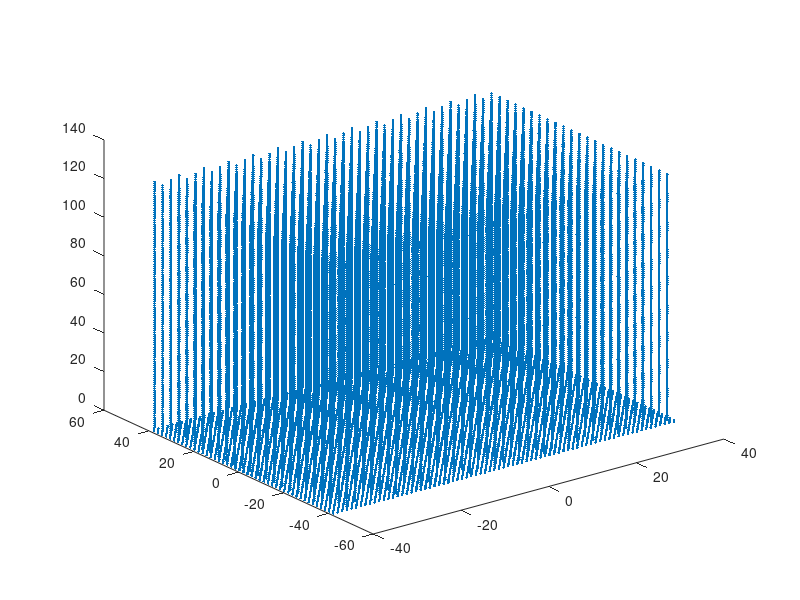

This chart was generated by the following MATLAB code:

%
% make a read file for LAMMPS

clear;
tic
%numbers

Nmon1=2 %36;
Nmon2=128-Nmon1 %35;
Nmon3=0;


q=1;

Lz=290;

Nbrush = 1; %% TWO BRUSHES OR 1 ???

solventtype=0; %% no solvent (0), monomeric (1) or dimeric solvent (2)

if ((solventtype ~=1) && (solventtype ~= 0) && (solventtype ~= 2)) 
    solventtype
    fprintf('Choose value 0 (none), 1 (monomeric) or 2 (dimeric) for solventtype!\n'); 
    return;
end   

%%% gut: "factor" ist quadrat einer natuerlichen zahl oder
%%% eines bruchs natürlicher zahlen
factor=1; %4   %16/9; %25/9; %4; %% increase initial density by this factor

%Nmontot=Nmon1+Nmon2*2+Nmon3*4;
Nmontot=Nmon1+Nmon2*q%+Nmon3*4
%return

%return
%sigma=0.075 %0.0;5 %grafting density
sigma_final=0.100 %0.025 %2
sigma=sigma_final/factor

if ((Nbrush ~=1) && (Nbrush ~= 2)) 
    Nbrush
    fprintf('Choose value 1 or 2 for Nbrush!\n'); 
    return;
end   

if (Nmon1==0)
    fprintf('At least one monomer of stem polymer needed! (Nmon1 ~= 0 necessary)\n'); 
    return;
end    

if (((Nmon1 == 0) && (Nmon2 ~= 0)) | ((Nmon1 == 0) && (Nmon3 ~= 0)) | ((Nmon2 == 0) && (Nmon3 ~= 0)))
    fprintf('Lower generations of branching should exist before generating higher generations!\n'); 
    return;
end

rho=0.85;
Lz_final=12.0; %100.00  %12.0%17.5;

Lz_final1= 12.0
Lz_final2= 14.25
Lz_final3= 17.5

%Lx_final=63;
%Ly_final=43.6476;

%Lx_init=70;
%Ly_init=50;


%% number of rows with atoms in respective dimension
%xrows=50; %120
%yrows=10; %24

%xrows=180;
%yrows=40;
%xrows=152*3/4;
%yrows=32*3/4;

%xrows=102;
%yrows=36;

%xrows=118;
%yrows=27;

%xrows=152*3/4-10;
%yrows=32*3/4+5;
xrows=(152*3/4-14)*1.5
yrows=(32*3/4+6)*1.5

%return
 %xrows=30;
 %yrows=10;
nnn=xrows*yrows; %% number of lattice atoms

%% array to save coordinates of l21;attice 
b = struct('x',zeros(nnn,1),'y',zeros(nnn,1),'z',zeros(nnn,1));

%% increment of lattice 
dx=0.52500000;
dy=0.9093250000;
%dy=0.9093;

%% starting from zero
xstart=0;
ystart=0;
zstart=0;

%% calculating coordinates for lattice atoms
index=1;
for i=1:xrows
    for j=1:yrows
        b.x(index)=xstart+(i-1)*dx;
        b.y(index)=ystart+(j-1)*2*dy+mod(i+1,2)*dy;
        b.z(index)=zstart;
        index=index+1;
    end
end

%% make it symmetrical around zero in x and y
b.x(:)=b.x(:)-xrows*dx/2;
b.y(:)=b.y(:)-yrows*dy;

%% determine lattice size in x and y
xmin=min(b.x);
xmax=max(b.x);

ymin=min(b.y);
ymax=max(b.y);

%% calculate box size (adding increment so, that it can be used in period boundary conditions)
% xbox=xmax-xmin+dx
% ybox=ymax-ymin+dy
% nnn

Lx=xmax-xmin+dx
Ly=ymax-ymin+dy
Nc = floor(sigma*Lx*Ly*factor)+1

 Nc = Nc -1 + 0
%Nc = floor(sigma*Lx_final*Ly_final*factor)+1
%Nc=2
graftingpoints = zeros(2*Nc,2);
graftingcoords = zeros(2*Nc,2);


gen=0
if (Nmon2==0)
    gen=1;
elseif ((Nmon2 ~= 0) && (Nmon3 == 0))
    gen=2;
elseif (Nmon3 ~= 0)
    gen=3;
end;

filename = strcat('Ab_', num2str(Nmon1+Nmon2), '_', num2str(sigma))
count1=0;
count2=0;
Nangles = 0;
Ndih = 0;
Nimp = 0;





%%%% THIS CALCULATES THE AMOUNT OF SOLVENT PARTICLES FOR A DENSITY OF 0.8

if (solventtype == 2)
    N_solv=floor((rho*Lx*Ly*(Lz_final+2*2^(1/6))-Nmontot*Nc*Nbrush)/2)+1;
elseif (solventtype == 1)   
    N_solv=floor((rho*Lx*Ly*(Lz_final+2*2^(1/6))-Nmontot*Nc*Nbrush)/2)+1;
    %N_solv=2*N_solv;
elseif (solventtype == 0)       
    N_solv=0
end
    
if (Nbrush==1)
    N_solv=0
end


if (Nbrush==1)
    Tatoms = 8;
elseif (Nbrush==2)
    Tatoms = 17;
    if (N_solv == 0)
        Tatoms = Tatoms-1 ;
    end;
    %if (gen == 1)
    %    Tatoms = Tatoms-2 ;
end;

Tbonds = 1;
Tangles = 0;
Tdih = 0;
Timp = 0;


Lx=Lx*sqrt(factor);
Ly=Ly*sqrt(factor);


ztot=zeros(Nbrush*Nmontot*Nc,3);%zeros(Nmon1+2*Nmon2,3);
type=zeros(90000,1);

for NB=1:Nbrush;
    
    ugrid=zeros(floor(Ly+1),floor(Lx+1));
    lgrid=zeros(floor(Ly+1),floor(Lx+1));
    size(lgrid)
    Ngrid=floor(Ly+1)*floor(Lx+1);
    sc=2^(1/6);
    mz=min(b.z)+sc;
    z=zeros(Nmontot,3);%zeros(Nmon1+2*Nmon2,3);
    kk1=0;kk2=0;
    v=z;
    nn=zeros(90000,3); %%% information on jumping over boundary conditions
    %lower brush coordinates
    
    
    Lx
    Ly
    area=Lx*Ly
    ratio=Lx/Ly
    sqrtNc=sqrt(Nc)
    xgrid=round(sqrtNc*ratio)+4 %-3 %floor(sqrtNc*ratio)
    ygrid=round(sqrtNc/ratio)-3 %+5 %floor(sqrtNc/ratio)
    Nc
    myNc = xgrid*ygrid
    xinc=Lx/xgrid;
    yinc=Ly/ygrid;
    %xgridfloor((myNc-Nc)/2)
    %return
    gridcounter=0
    

        for nchains=1:Nc %Nc
            ready = false;
            count=0;
            while ~ready
                count=count+1;
                if (count > 10000)
                    fprintf('Cannot fit polymers on grid. Choose a smaller Nc.\n');
                    return;
                end
                nchains
                
                jj = (nchains-1)+1-gridcounter*xgrid
                ii = gridcounter+1
                if (nchains == xgrid*(gridcounter+1))
                    gridcounter = gridcounter+1;
                end    
                ready=1;
                %return

            end  
            
            
            kk1=kk1+1;
            z((kk1-1)*Nmontot+1:Nmon1+(kk1-1)*Nmontot,2)=(ii-1)*yinc-Ly/2+1+yinc/4+mod(jj,2)*yinc/2; %; %y coord of polymer
            z((kk1-1)*Nmontot+1:Nmon1+(kk1-1)*Nmontot,1)=(jj-1)*xinc-Lx/2+1+xinc/4; %+mod(ii,2)*xinc/2; %x coord of polymer
            z((kk1-1)*Nmontot+1:Nmon1+(kk1-1)*Nmontot,3)=mz-1+[1:Nmon1];  % z coord of polymer
            
            graftingpoints(kk1,2) = ii;
            graftingpoints(kk1,1) = jj;
            
            if (Nmon2 > 0) % erste Ordnung Verzweigung
                
                        for yy=1:q
                            yy;
                            z((kk1-1)*Nmontot+Nmon1+1+(yy-1)*Nmon2:(kk1-1)*Nmontot+Nmon1+yy*Nmon2,1)=(jj-1)*xinc-Lx/2+1+xinc/4; %+mod(ii,2)*xinc/2; %+ 0.9*cos((yy-1)/q*2*pi);  %jj-Lx/2+0.9*cos((yy-1)/q*2*pi);                
                            z((kk1-1)*Nmontot+Nmon1+1+(yy-1)*Nmon2:(kk1-1)*Nmontot+Nmon1+yy*Nmon2,2)=(ii-1)*yinc-Ly/2+1+yinc/4+mod(jj,2)*yinc/2; %+0.9*sin((yy-1)/q*2*pi);  %ii-Ly/2+0.9*sin((yy-1)/q*2*pi);%+rl;
                            z((kk1-1)*Nmontot+Nmon1+1+(yy-1)*Nmon2:(kk1-1)*Nmontot+Nmon1+yy*Nmon2,3)=mz+Nmon1-1+[1:Nmon2]; %mz+Nmon1-1.5+[1:Nmon2];

                        end
                        

            end
            
            
         
%type(1:Nmontot*Nc*NB)=1;            
% head
type(Nmontot*Nc*(NB-1)+(kk1-1)*Nmontot+1,1)=1 + mod(NB+1,2)*6;             
      
% upper bulk   
%type(Nmontot*Nc*(NB-1)+(kk1-1)*Nmontot+Nmon1+1:Nmontot*Nc*(NB-1)+(kk1-1)*Nmontot+Nmon1+q*Nmon2,1)= 4+mod(NB+1,2)*6; 
type(Nmontot*Nc*(NB-1)+(kk1-1)*Nmontot+Nmon1+1:Nmontot*Nc*(NB-1)+(kk1-1)*Nmontot+Nmon1+q*Nmon2,1)= 2+mod(NB+1,2)*6;

% lower bulk
%type(Nmontot*Nc*(NB-1)+(kk1-1)*Nmontot+2:Nmontot*Nc*(NB-1)+(kk1-1)*Nmontot+Nmon1,1)=2 + mod(NB+1,2)*6;
type(Nmontot*Nc*(NB-1)+(kk1-1)*Nmontot+2:Nmontot*Nc*(NB-1)+(kk1-1)*Nmontot+Nmon1,1)=2 + mod(NB+1,2)*6;

% middle monomer
type(Nmontot*Nc*(NB-1)+(kk1-1)*Nmontot+Nmon1,1)=2 + mod(NB+1,2)*6; 


% end
%type(Nmontot*Nc*(NB-1)+kk1*Nmontot,1)=5 + mod(NB+1,2)*6;            
type(Nmontot*Nc*(NB-1)+(kk1-1)*Nmontot+Nmon1+Nmon2:Nmon2:Nmontot*Nc*(NB-1)+(kk1-1)*Nmontot+Nmon1+Nmon2*q,1)=3 + mod(NB+1,2)*6; 

        
            %z((kk1-1)*Nmontot+1:kk1*Nmontot,1)=z((kk1-1)*Nmontot+1:kk1*Nmontot,1)-1;
            %z((kk1-1)*Nmontot+1:kk1*Nmontot,2)=z((kk1-1)*Nmontot+1:kk1*Nmontot,2)-1;
            z((kk1-1)*Nmontot+1:kk1*Nmontot,1)=z((kk1-1)*Nmontot+1:kk1*Nmontot,1)-1;
            z((kk1-1)*Nmontot+1:kk1*Nmontot,2)=z((kk1-1)*Nmontot+1:kk1*Nmontot,2)-1;
            
            graftingcoords(kk1,1) = z((kk1-1)*Nmontot+1,2);
            graftingcoords(kk1,2) = z((kk1-1)*Nmontot+1,1);

               %type((kk1)*Nmontot-1,1)=4; 
            
        end
        %return
        ztot(Nmontot*Nc*(NB-1)+1:NB*Nmontot*Nc,1:2)=z(1:Nmontot*Nc,1:2);
        ztot(Nmontot*Nc*(NB-1)+1:NB*Nmontot*Nc,3)=z(1:Nmontot*Nc,3)*(-1)^(mod(NB+1,2))+ mod(Nbrush+1,2)*Lz/2*(-1)^(mod(NB,2));
        
end 
%%% GENERATE SOLVENT MOLECULES

y=zeros(2,3);
xjump=0;
yjump=0;
zjump=0;
nlayers=0;
for i=1:N_solv
        y((i-1)*2+1:i*2,1) = -Lx/2 + [1:2] + xjump +0.2;
        y((i-1)*2+1:i*2,2) = -Ly/2 + yjump+0.2;
        y((i-1)*2+1:i*2,3) = zjump;
        xjump=xjump+3;
        if (xjump > Lx-1)
            yjump=yjump+2;
            xjump=0;
        end
        if (yjump > Ly-1)
            yjump=0;
            nlayers=nlayers+1;
            zjump=zjump + 3*nlayers*(-1)^(nlayers+1);
        end
%         if (zjump == 6)
%             yjump=0
%             zjump=zjump-9;
%         end        
end;


Lx=Lx/sqrt(factor);  %%% back to original size
Ly=Ly/sqrt(factor);  %%% back to original size


typeA=Nbrush*Nc*(Nmontot);
typeS = 2*N_solv;

type(typeA+1:typeA+typeS)=17;  % type of solvent

%typeA=(kk1+kk2)*(Nmontot);    % # of monomers in the brush (includes grafted heads)
typeA1=Nbrush*(Nmontot-1)*Nc;
typeB1=Nbrush;
%typeS = 2*N_solv;


%x=zeros(size(z,1)+typeS+number1/2,3);
x=zeros(size(ztot,1)+typeS+nnn*Nbrush,3);


%number3=size(z,1)+number1/2+typeS; %size(z,1)+number1+typeS;
number3=size(ztot,1)+nnn*Nbrush+typeS;

xcorrection=floor(Lx*sqrt(factor)+1)/Lx%floor(Lx*sqrt(factor)+1)/sqrt(factor)/Lx
ycorrection=floor(Ly*sqrt(factor)+1)/Ly%floor(Ly*sqrt(factor)+1)/sqrt(factor)/Ly

xcorrection=1.0
ycorrection=1.0

% z(:,1)=z(:,1)./sqrt(factor)/xcorrection; %%% rescale x and y coordinates in case of stretching system
% z(:,2)=z(:,2)./sqrt(factor)/ycorrection;
ztot(:,1)=ztot(:,1)./xcorrection; %%% rescale x and y coordinates in case of stretching system
ztot(:,2)=ztot(:,2)./ycorrection;

x(1:typeA,1:3)=ztot;

% x(1:typeA,1:3)
% size(x)
% number3-typeA
% number1/2

if (N_solv > 0)
    x(typeA+1:typeA+typeS,1:3)=y;
end

% size(z)
% size(a.x)
% size(x)

x(typeA+typeS+1:typeA+typeS+nnn,1)=b.x;
x(typeA+typeS+1:typeA+typeS+nnn,2)=b.y;
x(typeA+typeS+1:typeA+typeS+nnn,3)=b.z-Lz/2*mod(Nbrush+1,2);

if (Nbrush == 2)
    x(typeA+typeS+nnn+1:typeA+typeS+Nbrush*nnn,1)=b.x;
    x(typeA+typeS+nnn+1:typeA+typeS+Nbrush*nnn,2)=b.y;
    x(typeA+typeS+nnn+1:typeA+typeS+Nbrush*nnn,3)=b.z+Lz/2;
end


type(typeA+typeS+1:typeA+typeS+nnn) = 4;    % lower wall
if (Nbrush == 2)
    type(typeA+typeS+nnn+1:typeA+typeS+Nbrush*nnn) = 12;    % upper wall
end
%type(typeA+typeS+number1/2+1:typeA+typeS+number1) = 8;    % upper wall

vel_per_wall=0.01;
tlj=0.0025;
Lzbegin=Lz;
compress_steps = (Lzbegin-(Lz_final+2*2^(1/6)))/(vel_per_wall*tlj*2);

compress_steps1 = (Lzbegin-(Lz_final1+2*2^(1/6)))/(vel_per_wall*tlj*2);
compress_steps2 = (Lzbegin-(Lz_final2+2*2^(1/6)))/(vel_per_wall*tlj*2);
compress_steps3 = (Lzbegin-(Lz_final3+2*2^(1/6)))/(vel_per_wall*tlj*2);


lmp_filename=strcat(filename, 'huge.data')

fid2 = fopen(lmp_filename,'wt');
%fprintf(fid2,'LAMMPS Description of a Polymer Brush with branched Chains\n');
fprintf(fid2,'branched brush: rho %1.1f final wall distance %3.2f compress for %7.1f steps at t_lj=%2.3f and velocity per wall=%2.3f\n',rho,Lz_final,compress_steps,tlj,vel_per_wall);
fprintf(fid2,'\n');

Natoms = number3
N_solv

if (solventtype == 2)
    Nbonds = Nbrush*Nc*(Nmontot-1)+N_solv       %% f�r 2-fach Verzweigung ist es Nmontot-1    %(kk1+kk2)*(Nmontot-1)+N_solv
else
    Nbonds = Nbrush*Nc*(Nmontot-1)
end

fprintf(fid2,'%d atoms\n',Natoms);
fprintf(fid2,'%d bonds\n',Nbonds);
fprintf(fid2,'%d angles\n',Nangles);
fprintf(fid2,'%d dihedrals\n',Ndih);
fprintf(fid2,'%d impropers\n',Nimp);
fprintf(fid2,'\n');
       
fprintf(fid2,'%d atom types\n',Tatoms);
fprintf(fid2,'%d bond types\n',Tbonds);
fprintf(fid2,'%d angle types\n',Tangles);
fprintf(fid2,'%d dihedral types\n',Tdih);
fprintf(fid2,'%d improper types\n',Timp);
fprintf(fid2,'\n');

%Box measurements
%for periodic systems this is box size
%for non-periodic it is min/max extent of atoms
fprintf(fid2,'%6.5f %6.5f xlo xhi\n',-Lx/2, Lx/2);
fprintf(fid2,'%6.5f %6.5f ylo yhi\n',-Ly/2, Ly/2);
%fprintf(fid2,'%6.5f %6.5f zlo zhi\n',-Lz/2, Lz/2);
fprintf(fid2,'%6.5f %6.5f zlo zhi\n',0.00-mod(Nbrush+1,2)*Lz/2-3, Lz-mod(Nbrush+1,2)*Lz/2+3);
fprintf(fid2,'\n');

%Masses

 % 1 mass
 % ...
 % N mass                           (N = # of atom types)

 %Masses - same number as atom types
fprintf(fid2,'Masses\n');
fprintf(fid2,'\n'); 
fprintf(fid2,'%d %1.2f\n',1, 1.0);
fprintf(fid2,'%d %1.2f\n',2, 1.0);
fprintf(fid2,'%d %1.2f\n',3, 1.0);
fprintf(fid2,'%d %1.2f\n',4, 1.0);
fprintf(fid2,'%d %1.2f\n',5, 1.0);
fprintf(fid2,'%d %1.2f\n',6, 1.0);
if (Tatoms >= 7)
fprintf(fid2,'%d %1.2f\n',7, 1.0);
end;
if (Tatoms >= 8)
fprintf(fid2,'%d %1.2f\n',8, 1.0);
end;
if (Tatoms >= 9)
    fprintf(fid2,'%d %1.2f\n',9, 1.0);
end;
if (Tatoms >= 10)
    fprintf(fid2,'%d %1.2f\n',10, 1.0);
end;
if (Tatoms >= 11)
    fprintf(fid2,'%d %1.2f\n',11, 1.0);
end;
if (Tatoms >= 12)
    fprintf(fid2,'%d %1.2f\n',12, 1.0);
end;
if (Tatoms >= 13)
    fprintf(fid2,'%d %1.2f\n',13, 1.0);
end;
if (Tatoms >= 14)
    fprintf(fid2,'%d %1.2f\n',14, 1.0);
end;
if (Tatoms >= 15)
    fprintf(fid2,'%d %1.2f\n',15, 1.0);
    
end;
if (Tatoms >= 16)
    fprintf(fid2,'%d %1.2f\n',16, 1.0);
end;
if (Tatoms >= 17)
    fprintf(fid2,'%d %1.2f\n',17, 1.0);
end;
fprintf(fid2,'\n');
 

%Atoms
% n molecule-tag atom-type q x y z nx ny nz
fprintf(fid2,'Atoms\n');
fprintf(fid2,'\n'); 
molec_dummy = 1;
%atom_dummy = 1;
type_dummy = 1;
%number3
%typeB1*Nmon
%typeA/Nmon*(Nmon-1)
for i=1:number3
    %fprintf(fid2,'%i %i %i %6.5f %6.5f %6.5f %i %i %i\n',i, molec_dummy, type(i), x(i,1),x(i,2),x(i,3),nn(i,1),nn(i,2),nn(i,3));
    fprintf(fid2,'%i %i %i %6.5f %6.5f %6.5f\n',i, molec_dummy, type(i), x(i,1),x(i,2),x(i,3));
    if ((mod(i,Nmontot) == 0) && (i < typeA+1))
        molec_dummy = molec_dummy + 1;
    end
    
    if (solventtype == 2)
        if ((i > typeA) && (i < typeA+typeS+1) && (mod(i-Nmontot,2)==0))
            molec_dummy = molec_dummy + 1;
        end
    elseif (solventtype == 1)
        if ((i > typeA) && (i < typeA+typeS+1))
            molec_dummy = molec_dummy + 1;
        end     
    end
    
    if (i > typeA+typeS) 
        molec_dummy = molec_dummy + 1;
    end
end
fprintf(fid2,'\n');

% Velocities if needed

% Bonds
% n bond-type atom-1 atom-2
fprintf(fid2,'Bonds\n');
fprintf(fid2,'\n');
bond_index = 1;
bond_type = 1;
%for i=1:typeA/Nmon1
%      for j=1:Nmon1-1
%         fprintf(fid2,'%i %i %i %i\n',bond_index, bond_type, (i-1)*Nmon1+j,(i-1)*Nmon1+j+1);
%         bond_index = bond_index + 1;
%      end
%end
for i=1:Nc*Nbrush% loop over polymer chains
    %for j=1:Nmontot-1 % loop over
    for j=1:Nmon1-1
        %1stgen and middle arm
        %if (j < Nmon1)
            fprintf(fid2,'%i %i %i %i\n', bond_index, bond_type, (i-1)*Nmontot+j,(i-1)*Nmontot+j+1);
            bond_index = bond_index + 1;
        %end
    end
    for yy=1:q
        for j=1:Nmon2
        %for yy=1:q
            %2ndgen arms
            if (j == 1) %Nmon1+Nmon2*()
                fprintf(fid2,'%i %i %i %i\n', bond_index, bond_type, (i-1)*Nmontot+Nmon1,(i-1)*Nmontot+Nmon1+(yy-1)*Nmon2+j);
                bond_index = bond_index + 1;
            else
                fprintf(fid2,'%i %i %i %i\n', bond_index, bond_type, (i-1)*Nmontot+Nmon1+(yy-1)*Nmon2+j-1,(i-1)*Nmontot+Nmon1+(yy-1)*Nmon2+j);
                bond_index = bond_index + 1;
            end
            
            %end        
            %if ((j > Nmon1+Nmon2*(yy-1)) && (j < Nmon1+2*Nmon2))
            %    fprintf(fid2,'%i %i %i %i\n', bond_index, bond_type, (i-1)*Nmontot+j,(i-1)*Nmontot+j+1);
            %    bond_index = bond_index + 1;
            %end
        end 
    end
end    

if (solventtype == 2)
    for i=1:N_solv
          fprintf(fid2,'%i %i %i %i\n',bond_index, bond_type, typeA+(i-1)*2+1,typeA+(i-1)*2+2);
          bond_index = bond_index + 1;
    end
end

kk1;
kk2;

fclose(fid2);
%fclose('all');
clear fid2;


toc
figure(10)
plot3(x(:,1),x(:,2),x(:,3),'.')
% min(graftingcoords(:,1))
% min(graftingcoords(:,2))
% max(graftingcoords(:,1))
% max(graftingcoords(:,2))

density_after_compression = (Nc*Nmontot*2+N_solv*2)/(Lx*Ly*(Lz_final+2*2^(1/6)))
Lx
Ly
border=(Lz_final+2*2^(1/6))/2
Lz_final
Lz_final=Lz_final+2*2^(1/6)
v=0.01;
dt=0.0025;
csteps=(Lz-Lz_final)/(2*v*dt)


SIGMA_FINAL=Nc/(Lx*Ly)
